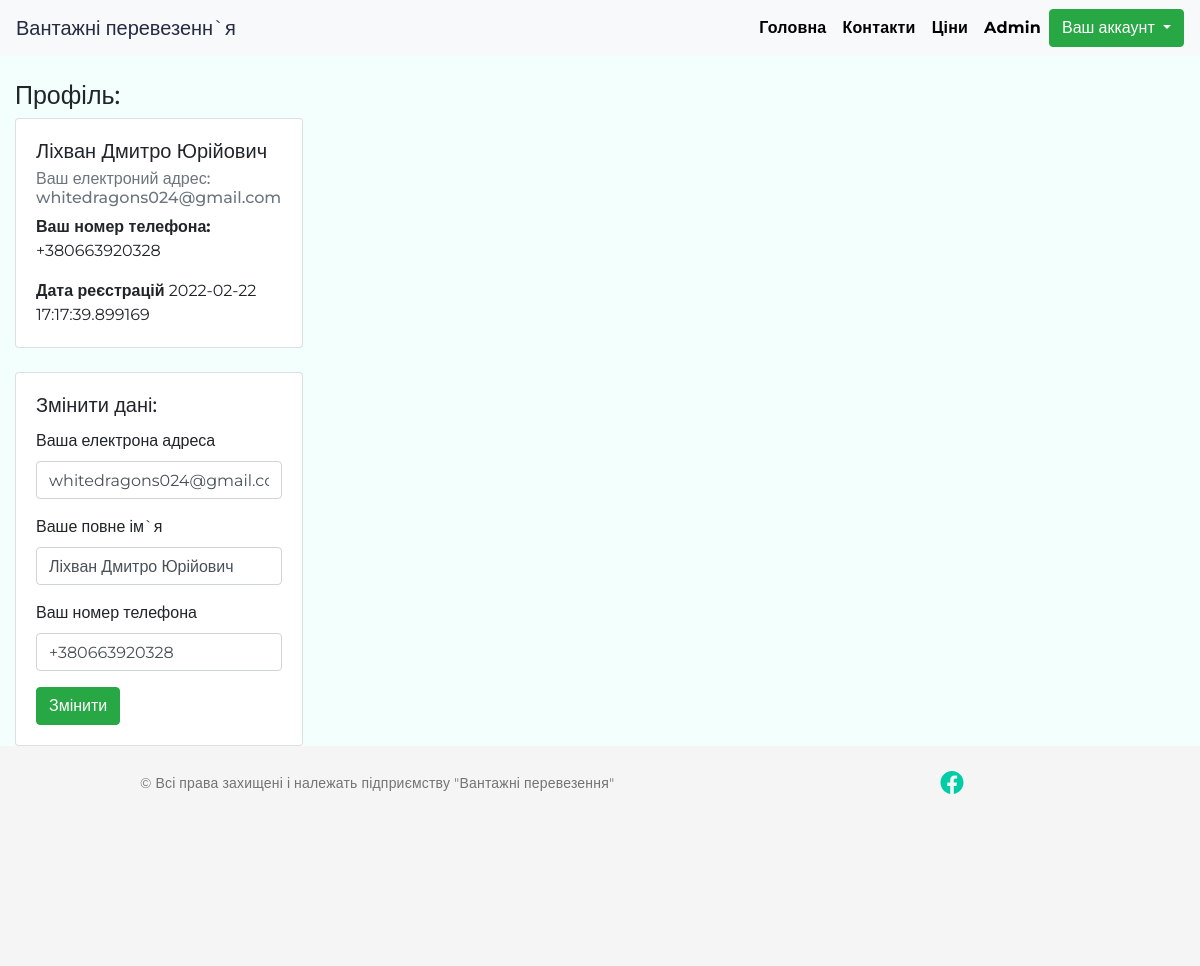
The page /dashboard (signed in) on the database as committed earlier.
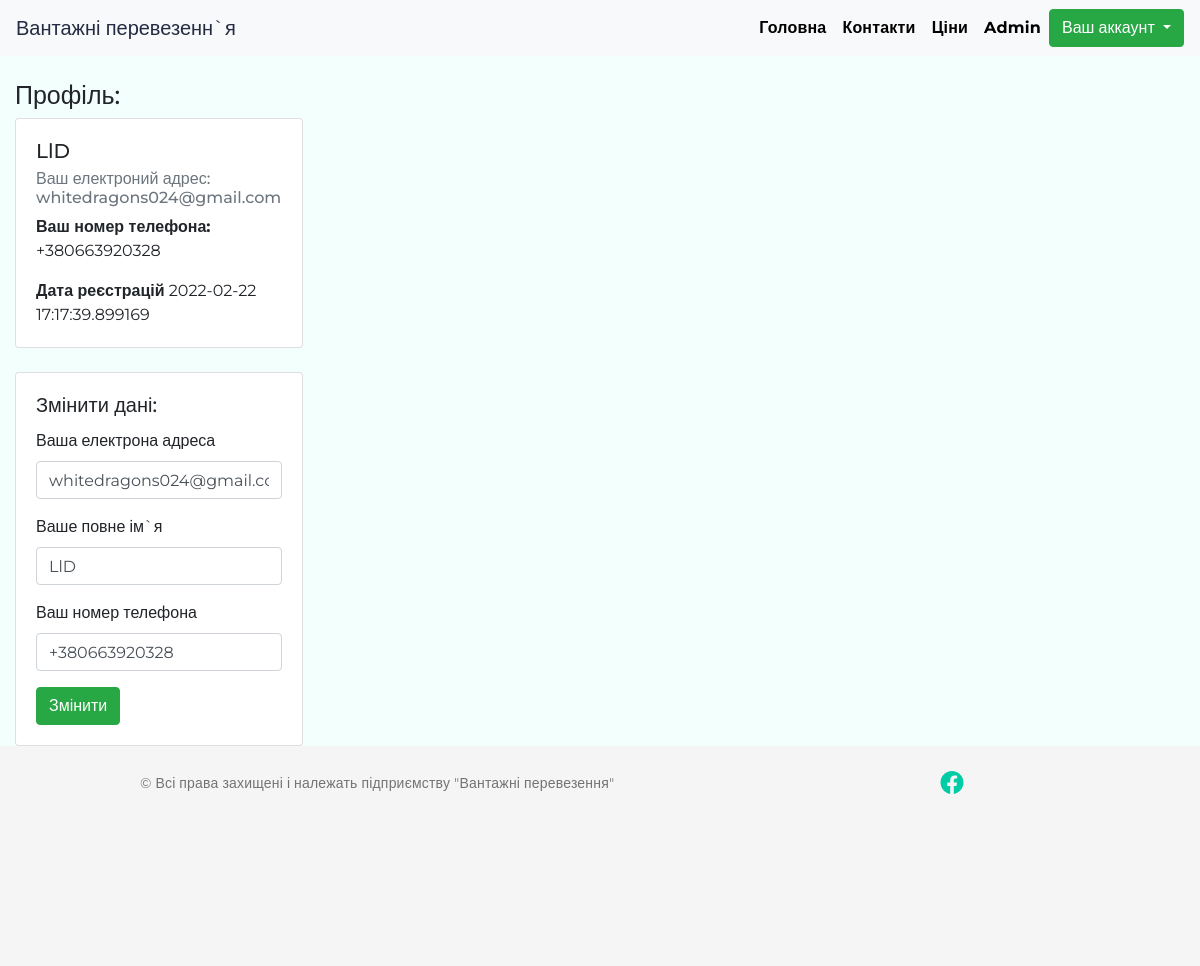
The same page on the database as committed later.
### app.py (models this page shows, shortened)
class Users(UserMixin,db.Model):
    id_users = db.Column(db.Integer, primary_key = True)
    pib = db.Column(db.String(255))
    email = db.Column(db.String(150), index = True, unique = True)
    phone_number = db.Column(db.String(15))
    password_hash = db.Column(db.String(128))
    ts_registry = db.Column(db.DateTime, default = datetime.utcnow())
    role = db.Column(db.String(50),default = "User")

### app.py (the view)
@app.route('/dashboard',methods = ['GET', 'POST'])
@login_required
def dashboard():
    form = UserUpdateForm()
    id = current_user.id_users
    usersupdate = Users.query.get_or_404(id)
    if request.method == "POST":
    	  usersupdate.pib = request.form['pib']
    	  usersupdate.email= request.form['email']
    	  usersupdate.phone_number= request.form['phone']
    	  try:
    	    db.session.commit()
    	    flash("Дані оновлено!")
    	    return render_template("dashboard.html",form = form,usersupdate = usersupdate)
    	  except(ValueError):
    	    flash("Помилка!")
    	    return render_template("dashboard.html",form = form,usersupdate = usersupdate)
    else:
        return render_template("dashboard.html",form = form,usersupdate = usersupdate,id=id)

### app.py (shortened to what this page needs)
class UserUpdateForm(FlaskForm):
    pib = StringField('Ваше повне ім`я')
    email = EmailField('Ваша електрона адреса',validators=[Email()])
    phone= StringField('Ваш номер телефона')

### app.py (called while the page is built)
@login.user_loader
def load_user(id_users):
    return Users.query.get(int(id_users))

### templates/dashboard.html (shortened to what this page needs)
{% extends "base.html" %}
{% import 'bootstrap/wtf.html' as wtf %}
{% block body %}
        <div class="container-fluid">
            <h1 class=" mt-4 ">Профіль:</h1>
         <div class="card mb-4" style="width: 18rem;">
  <div class="card-body">
    <h5 class="card-title">{{current_user.pib}}</h5>
    <h6 class="card-subtitle mb-2 text-muted">Ваш електроний адрес:  {{current_user.email}}</h6>
    <p class="card-text"><strong>Ваш номер телефона:</strong> {{current_user.phone_number}}</p>
        <p class="card-text"><strong>Дата реєстрацій</strong> {{current_user.ts_registry}}</p>
  </div>
</div>
        <div class="card mb-4" style="width: 18rem;">
  <div class="card-body">
    <h5 class="card-title">Змінити дані:</h5>
     <form method="post" action="/dashboard">
                {{wtf.form_field(form.email,value =usersupdate.email)}}
                {{wtf.form_field(form.pib,value =usersupdate.pib)}}
                {{wtf.form_field(form.phone,value =usersupdate.phone_number)}}
                <button type="submit" class="btn btn-success">Змінити</button>
            </form>
        </div>
        </div>
</div>
{% endblock %}

### templates/base.html (shortened to what this page needs)
<!doctype html>
<html lang="ru">
<head>
  <link rel="stylesheet" href="https://cdn.jsdelivr.net/npm/bootstrap@4.6.1/dist/css/bootstrap.min.css"
    as="style">
  <link rel="stylesheet" href="static/style.css">
</head>
<body>
  <nav class="navbar navbar-expand-lg navbar-light bg-light  ">
    <a class="navbar-brand" href="#">Вантажні перевезенн`я </a>
    <div class="collapse navbar-collapse  " id="navbarNav">
      <ul class="navbar-nav ml-auto">
        <li class="nav-item active">
          <a class="nav-link" href="{{ url_for('index')}}">Головна
          </a>
        </li>
        <li class="nav-item">
          <a class="nav-link" href="{{ url_for('contacts')}}">Контакти</a>
        </li>
        <li class="nav-item">
          <a class="nav-link" href="{{ url_for('price')}}">Ціни</a>
        </li>
        {% if current_user.role == "Admin" %}
        <li class="nav-item">
          <a class="nav-link" href="{{ url_for('admin.index')}}">Admin</a>
        </li>
        {% endif %}
        {% if current_user.is_anonymous %}
        <li class="nav-item">
          <a class="nav-link" href="{{ url_for('login')}}">Вхід</a>
        </li>
        <li class="nav-item">
          <a class="nav-link" href="{{ url_for('register')}}"> Реєстрація</a>
        </li>
        {% else %}
        <div class="dropdown">
  <button class="btn btn-success dropdown-toggle" type="button" data-toggle="dropdown">Ваш аккаунт
  </button>
</div>
        {% endif %}
    </div>
  </nav>
  <div class="wrapper ">
    {% block body %}{% endblock %}
  </div>
<div class="container-fluid">
  <div class="footer">
    <div class="conteiner">
      <div class="row justify-content-center">
        <div class="col-md-8 col-7">
          <p> © Всі права захищені і належать підприємству "Вантажні перевезення"</p>
        </div>
        <div class="col-md-2 col-5"> <a href=""><img src="static/img/facebook.svg" alt=""></a></div>
      </div>
    </div>
  </div>
</div>
</body>
</html>

### static/style.css (style rules this page uses)
* { padding: 0; margin: 0; }
html { position: relative; min-height: 100%; }
body { background-color: #F3FFFD; font-family: 'Montserrat', sans-serif; font-size: 16px; min-height: 100%; height: 100%; margin-bottom: 100px; }
.wrapper { min-height: 100%; }
.navbar { width: 100%; }
.navbar .nav-item a { font-size: 16px; font-weight: bold; line-height: 22px; letter-spacing: 0.2px; text-align: start; color: black !important; }
.navbar-light .navbar-brand { color: #252B42;; }
.footer { position: absolute; bottom: 0; left:0; width: 100%; height: 100px; background-color: #f5f5f5; padding-left: 15px; padding-right: 15px; }
.footer p { padding: 25px 25px; font-size: 14px; font-weight: normal; line-height: 24px; letter-spacing: 0.2px; color: #737373; }
.footer img { padding: 25px 25px; }
@media (max-width:1200px) { body { margin-bottom: 220px; } }
@media (max-width:1200px) { h1 { font-size: 25px; } }
@media (max-width:1200px) { .footer { height: 220px; } }

Rows that differ between the two databases and show on the page:
changed Users "whitedragons024@gmail.com": pib "Ліхван Дмитро Юрійович" → "LlD"
